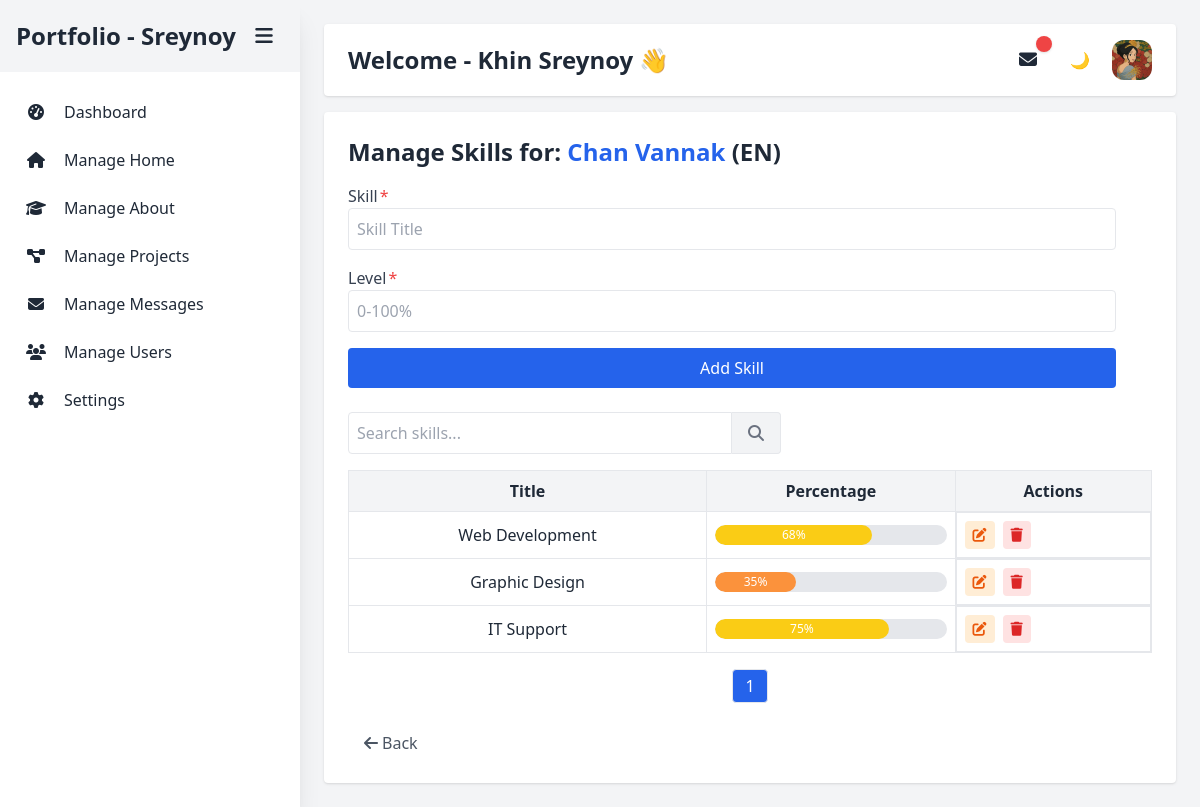
/skills.php?home_id=1 (signed in), run on the app's committed database.
### tables this page shows
CREATE TABLE IF NOT EXISTS `users` (
  `id` int NOT NULL AUTO_INCREMENT,
  `username` varchar(50) NOT NULL,
  `email` varchar(100) NOT NULL,
  `password` varchar(255) DEFAULT NULL,
  `full_name` varchar(100) DEFAULT NULL,
  `user_profile` varchar(255) DEFAULT NULL,
  `role` varchar(20) DEFAULT NULL,
  `created_at` timestamp NULL DEFAULT CURRENT_TIMESTAMP,
  `updated_at` timestamp NULL DEFAULT CURRENT_TIMESTAMP ON UPDATE CURRENT_TIMESTAMP,
  `is_default_admin` tinyint(1) DEFAULT '0',
  PRIMARY KEY (`id`),
  UNIQUE KEY `email` (`email`)
);

CREATE TABLE IF NOT EXISTS `home` (
  `id` int NOT NULL AUTO_INCREMENT,
  `name` varchar(100) NOT NULL,
  `bio` text,
  `profile_image` varchar(255) DEFAULT NULL,
  `lang` varchar(10) DEFAULT 'en',
  `created_at` timestamp NULL DEFAULT CURRENT_TIMESTAMP,
  `updated_at` timestamp NULL DEFAULT CURRENT_TIMESTAMP ON UPDATE CURRENT_TIMESTAMP,
  PRIMARY KEY (`id`)
);

CREATE TABLE IF NOT EXISTS `skills` (
  `id` int NOT NULL AUTO_INCREMENT,
  `home_id` int NOT NULL,
  `name` varchar(100) NOT NULL,
  `level` varchar(50) DEFAULT NULL,
  `lang` varchar(10) DEFAULT 'en',
  `created_at` timestamp NULL DEFAULT CURRENT_TIMESTAMP,
  `updated_at` timestamp NULL DEFAULT CURRENT_TIMESTAMP ON UPDATE CURRENT_TIMESTAMP,
  PRIMARY KEY (`id`),
  KEY `home_id` (`home_id`)
);

### skills.php (the view, shortened to what this page needs)
<?php include 'includes/header.php'; ?>
<?php
    $lang = $_GET['lang'] ?? 'en';
    $search = $_GET['search'] ?? '';
    $itemsPerPage = 10;
    $page = isset($_GET['page']) && is_numeric($_GET['page']) ? (int)$_GET['page'] : 1;
    $offset = ($page - 1) * $itemsPerPage;
    $home_id = isset($_GET['home_id']) ? intval($_GET['home_id']) : 0;
    $home = $conn->query("SELECT * FROM home WHERE id = $home_id")->fetch_assoc();
    $editSkill = null;
    if ($search) {
        $searchParam = "%$search%";
        $countStmt = $conn->prepare("SELECT COUNT(*) FROM skills WHERE lang = ? AND name LIKE ?");
        $countStmt->bind_param("ss", $lang, $searchParam);
    } else {
        $countStmt = $conn->prepare("SELECT COUNT(*) FROM skills WHERE lang = ?");
        $countStmt->bind_param("s", $lang);
    }
    $countStmt->execute();
    $countStmt->bind_result($totalSkills);
    $totalPages = ceil($totalSkills / $itemsPerPage);
    if ($search) {
        $stmt = $conn->prepare("SELECT * FROM skills WHERE lang = ? AND name LIKE ? ORDER BY id DESC LIMIT ? OFFSET ?");
        $stmt->bind_param("ssii", $lang, $searchParam, $itemsPerPage, $offset);
    } else {
        $stmt = $conn->prepare("SELECT * FROM skills WHERE lang = ? ORDER BY id DESC LIMIT ? OFFSET ?");
        $stmt->bind_param("sii", $lang, $itemsPerPage, $offset);
    }
    $stmt->execute();
    $skills = $stmt->get_result();
?>
<div class="flex min-h-screen">
    <?php include 'includes/sidebar.php'; ?>
    <main class="flex-1 p-6">
        <?php  include 'includes/topbar.php'; ?>
        <div class="max-w-full mx-auto bg-white dark:bg-gray-800 p-6 rounded shadow">
            <form method="post" class="grid grid-cols-1 gap-4 mb-6 max-w-3xl">
                <h2 class="text-2xl font-bold">Manage Skills for:
                    <span class="text-blue-600"><?= htmlspecialchars($home['name']) ?></span>
                    (<?= strtoupper(htmlspecialchars($lang)) ?>)
                </h2>
                <label class="flex flex-col">
                    <span class="text-gray-700 dark:text-gray-300 after:ml-0.5 after:text-red-500 after:content-['*']">Skill</span>
                    <input class="dark:bg-gray-700 border dark:border-gray-600 p-2 rounded" type="text" name="name" placeholder="Skill Title" required value="<?= htmlspecialchars($editSkill['name'] ?? '') ?>">
                </label>
                <label class="flex flex-col">
                    <span class="text-gray-700 dark:text-gray-300 after:ml-0.5 after:text-red-500 after:content-['*']">Level</span>
                    <input class="dark:bg-gray-700 border dark:border-gray-600 p-2 rounded" type="number" name="level" placeholder="0-100%" min="1" max="100" required value="<?= htmlspecialchars($editSkill['level'] ?? '') ?>">
                </label>
                <button name="<?= $editSkill ? 'update_skill' : 'add_skill' ?>" type="submit"
                        class="bg-blue-600 text-white py-2 px-4 rounded hover:bg-blue-700">
                    <?= $editSkill ? 'Update Skill' : 'Add Skill' ?>
                </button>
            </form>
            <form method="get" class="mb-4 flex flex-col sm:flex-row sm:items-center">
                <input class="dark:bg-gray-700 border dark:border-gray-600 p-2 rounded-l w-full max-w-sm mb-2 sm:mb-0" type="text" name="search" placeholder="Search skills..." value="<?= htmlspecialchars($search) ?>">
                <button type="submit" class="bg-gray-200/50 dark:bg-gray-700 text-gray-500 dark:text-gray-300 py-2 px-4 rounded-r border-y border-r dark:border-gray-600 hover:bg-gray-200/70 dark:hover:bg-gray-600">
                    <i class="fa-solid fa-magnifying-glass"></i>
                </button>
            </form>
            <table class="w-full border border-collape">
                <thead class="bg-gray-100 dark:bg-gray-700">
                <tr>
                    <th class="p-2 border dark:border-gray-600">Title</th>
                    <th class="p-2 border dark:border-gray-600">Percentage</th>
                    <th class="p-2 border dark:border-gray-600">Actions</th>
                </tr>
                </thead>
                <tbody>
                <?php while ($row = $skills->fetch_assoc()): ?>
                    <tr class="text-center border-b <?= $editSkill && $editSkill['id'] == $row['id'] ? 'bg-yellow-100' : '' ?>">
                        <td class="p-2 border dark:border-gray-600"><?= htmlspecialchars($row['name']) ?></td>
                        <td class="p-2 border dark:border-gray-600">
                            <?php
                                $percent = intval($row['level']);
                                $colorClass = 'bg-blue-500';
                                if ($percent >= 80) {
                                    $colorClass = 'bg-green-500';
                                } elseif ($percent >= 50) {
                                    $colorClass = 'bg-yellow-400';
                                } elseif ($percent >= 30) {
                                    $colorClass = 'bg-orange-400';
                                } else {
                                    $colorClass = 'bg-red-500';
                                }
                                $textInside = $percent >= 20;
                            ?>
                            <div class="relative w-full bg-gray-200 rounded-full h-5 overflow-hidden">
                                <div
                                    class="progress-bar h-5 text-white text-xs flex items-center <?= $textInside ? 'justify-center' : '' ?> <?= $colorClass ?> rounded-full"
                                    style="width: 0%"
                                    data-percent="<?= $percent ?>">
                                    <?= $textInside ? $percent . '%' : '' ?>
                                </div>
                            </div>
                        </td>
                        <td class="flex p-2 border dark:border-gray-600">
                            <a href="skills.php?edit=<?= $row['id'] ?>&home_id=<?= $home_id ?>" class="inline-block text-sm px-2 py-1 mr-2 rounded bg-orange-100 text-orange-600">
                                <i class="fa-solid fa-pen-to-square"></i>
                            </a>
                            <a href="?delete=<?= $row['id'] ?>&home_id=<?= $home_id ?>" onclick="return confirm('Are you sure? You want to delete this skill?')" class="inline-block text-sm px-2 py-1 rounded bg-red-100 text-red-600">
                                <i class="fa-solid fa-trash"></i>
                            </a>
                        </td>
                    </tr>
                <?php endwhile; ?>
                </tbody>
            </table>
            <div class="mt-4 flex justify-center space-x-2">
                <?php for ($i = 1; $i <= $totalPages; $i++): ?>
                    <a href="?lang=<?= $lang ?>&search=<?= urlencode($search) ?>&page=<?= $i ?>"
                    class="px-3 py-1 border rounded <?= $i === $page ? 'bg-blue-600 text-white' : 'hover:bg-gray-200' ?>">
                        <?= $i ?>
                    </a>
                <?php endfor; ?>
            </div>
            <div class="mt-6">
                <?php
                    include "components/back-button.php";
                ?>
            </div>
        </div>
    </main>
</div>
<?php include 'includes/footer.php'; ?>

### includes/sidebar.php (shortened to what this page needs)
<?php
$currentPage = basename($_SERVER['PHP_SELF']);
?>
<aside id="sidebar" class="sticky top-0 h-screen bg-white dark:bg-gray-800 shadow-xl transition-all duration-300 ease-in-out overflow-hidden w-1/3 xl:w-1/6 lg:w-1/4">
    <nav>
        <div class="flex items-center justify-between bg-gray-100 dark:bg-gray-700 py-4 px-4">
            <h2 class="menu-title text-2xl font-bold capitalize">Portfolio - <?= htmlspecialchars($userName) ?></h2>
            <button id="toggleSidebar" class="flex items-center justify-center w-10 h-10 hover:bg-gray-300/50 p-2 text-xl rounded-lg" title="Toggle Menu">
                <i class="fas fa-bars"></i>
            </button>
        </div>
        <ul class="mt-4">
            <li>
                <a href="dashboard.php"
                   class="menu-item flex items-center gap-2 py-1 px-4 hover:bg-gray-200 dark:hover:bg-gray-700 block <?= $currentPage === 'dashboard.php' ? 'bg-gray-100 dark:bg-gray-700 font-semibold' : '' ?>">
                   <div class="flex items-center justify-center w-10 h-10"><i class="fas fa-tachometer-alt"></i> </div>
                    <span class="menu-text">Dashboard</span>
                </a>
            </li>
            <li>
                <a href="home.php"
                   class="menu-item flex items-center gap-2 py-1 px-4 hover:bg-gray-200 dark:hover:bg-gray-700 block <?= $currentPage === 'home.php' ? 'bg-gray-100 dark:bg-gray-700 font-semibold' : '' ?>">
                    <div class="flex items-center justify-center w-10 h-10"><i class="fas fa-home"></i> </div>
                    <span class="menu-text">Manage Home</span>
                </a>
            </li>
            <li>
                <a href="about.php"
                   class="menu-item flex items-center gap-2 py-1 px-4 hover:bg-gray-200 dark:hover:bg-gray-700 block <?= $currentPage === 'about.php' ? 'bg-gray-100 dark:bg-gray-700 font-semibold' : '' ?>">
                    <div class="flex items-center justify-center w-10 h-10"><i class="fas fa-graduation-cap"></i> </div>
                    <span class="menu-text">Manage About</span>
                </a>
            </li>
            <li>
                <a href="projects.php"
                   class="menu-item flex items-center gap-2 py-1 px-4 hover:bg-gray-200 dark:hover:bg-gray-700 block <?= $currentPage === 'projects.php' ? 'bg-gray-100 dark:bg-gray-700 font-semibold' : '' ?>">
                    <div class="flex items-center justify-center w-10 h-10"><i class="fas fa-project-diagram"></i> </div>
                    <span class="menu-text">Manage Projects</span>
                </a>
            </li>
            <li>
                <a href="messages.php"
                   class="menu-item flex items-center gap-2 py-1 px-4 hover:bg-gray-200 dark:hover:bg-gray-700 block <?= $currentPage === 'messages.php' ? 'bg-gray-100 dark:bg-gray-700 font-semibold' : '' ?>">
                    <div class="flex items-center justify-center w-10 h-10"><i class="fas fa-envelope"></i> </div>
                    <span class="menu-text">Manage Messages</span>
                </a>
            </li>
            <li>
                <a href="users.php"
                    class="menu-item flex items-center gap-2 py-1 px-4 hover:bg-gray-200 dark:hover:bg-gray-700 block <?= $currentPage === 'users.php' ? 'bg-gray-100 dark:bg-gray-700 font-semibold' : '' ?>">
                    <div class="flex items-center justify-center w-10 h-10"><i class="fas fa-users"></i> </div>
                    <span class="menu-text">Manage Users</span>
                </a>
            </li>
            <li>
                <a href="settings.php"
                    class="menu-item flex items-center gap-2 py-1 px-4 hover:bg-gray-200 dark:hover:bg-gray-700 block <?= $currentPage === 'settings.php' ? 'bg-gray-100 dark:bg-gray-700 font-semibold' : '' ?>">
                    <div class="flex items-center justify-center w-10 h-10"><i class="fa-solid fa-gear"></i> </div>
                    <span class="menu-text">Settings</span>
                </a>
            </li>
        </ul>
    </nav>
</aside>

### includes/topbar.php (shortened to what this page needs)
<header class="sticky top-0 flex justify-between items-center px-6 py-4 mb-4 rounded bg-white dark:bg-gray-800 shadow">
    <h1 class="text-2xl font-bold capitalize">Welcome - <?= htmlspecialchars($siteTitle) ?> 👋</h1>
    <div class="flex gap-3 items-center">
        <a href="messages.php" id="message-icon" class="relative flex items-center justify-center w-10 h-10 p-2 rounded-lg dark:border-gray-600 hover:bg-gray-200 dark:hover:bg-gray-700">
            <i class="fa-solid fa-envelope text-lg"></i>
            <span id="unread-badge" class="absolute -top-1 -right-1 w-4 h-4 flex items-center justify-center bg-red-500 text-white text-[10px] font-bold animate-bounce p-1.5 rounded-full leading-none shadow"></span>
        </a>
        <button id="dark-mode-toggle" aria-label="Toggle Dark Mode"
            class="w-10 h-10 p-2 rounded-lg dark:border-gray-600 hover:bg-gray-200 dark:hover:bg-gray-700">
        </button>
        <div class="relative group">
            <button class="w-10 h-10 rounded-xl overflow-hidden flex items-center justify-center">
                <?php if ($userProfile): ?>
                    <img src="<?= htmlspecialchars($userProfile) ?>" alt="Profile" class="w-full h-full object-cover">
                <?php else: ?>
                    <span class="text-sm">N/A</span>
                <?php endif; ?>
            </button>
        </div>
    </div>
</header>

### data on the page
users: username "Sreynoy", full_name "Khin Sreynoy", user_profile (picture)
home: name "Chan Vannak"
skills: name "Web Development", level "68"
skills: name "Graphic Design", level "35"
skills: name "IT Support", level "75"

### other printed values
$lang "EN"
$label "Back"
